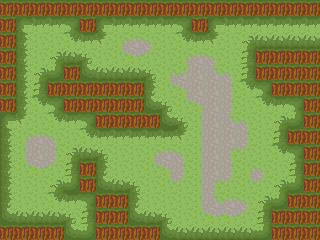

The image is a tile-based game level rendered from a .tmx file. Its description and source (layers, tilesets, objects; grid data summarised) follow:
An orthogonal 20x15 tile map with 16x16 px tiles, 1 tile layer (Tile Layer 1) and 14 objects (8x wolf, 3x munk, start, activate, end).

<map version="1.0" orientation="orthogonal" renderorder="right-down" width="20" height="15" tilewidth="16" tileheight="16">
 <tileset firstgid="1" source="tex0.tsx" />
 <layer name="Tile Layer 1" width="20" height="15">
  <data>[300 cells, 300 non-empty, 27 distinct tile ids]</data>
 </layer>
 <objectgroup name="Object Layer 1">
  <object type="start" x="24.1104" y="145.23" width="8.66667" height="9.66667" rotation="-366.303" />
  <object type="munk" x="146.333" y="132.667" width="7.66667" height="7" />
  <object type="munk" x="155.667" y="135.667" width="7.66667" height="7" />
  <object type="wolf" x="140.667" y="183.667" width="7.66667" height="7" />
  <object type="wolf" x="152.333" y="165.333" width="7.66667" height="7" />
  <object type="wolf" x="219.333" y="25.3333" width="7.66667" height="7" />
  <object type="wolf" x="228" y="27.6667" width="7.66667" height="7" />
  <object type="wolf" x="232.333" y="35" width="7.66667" height="7" />
  <object type="wolf" x="219.333" y="32" width="7.66667" height="7" />
  <object type="wolf" x="225" y="37.6667" width="7.66667" height="7" />
  <object type="wolf" x="240" y="45" width="7.66667" height="7" />
  <object name="Psst! Hello you can spawn new monks by pressing the mouse button." type="munk" x="31.3333" y="104.333" width="7.66667" height="7" />
  <object type="activate" x="8.66667" y="124.333" width="51" height="50.3333" />
  <object name="lvl2" type="end" x="266.667" y="11.3333" width="62" height="44.6667" />
 </objectgroup>
</map>
